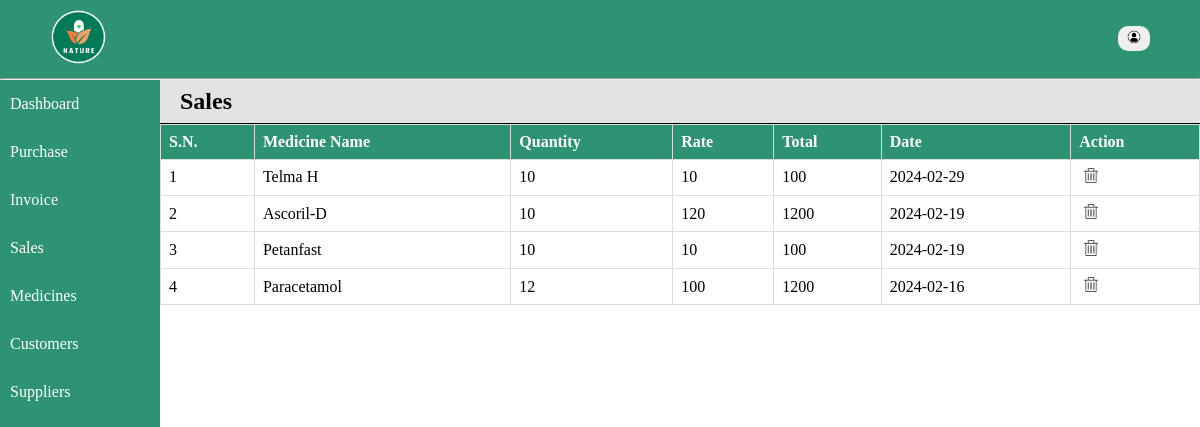
/home/sales.php, run on an earlier commit of the app's database.
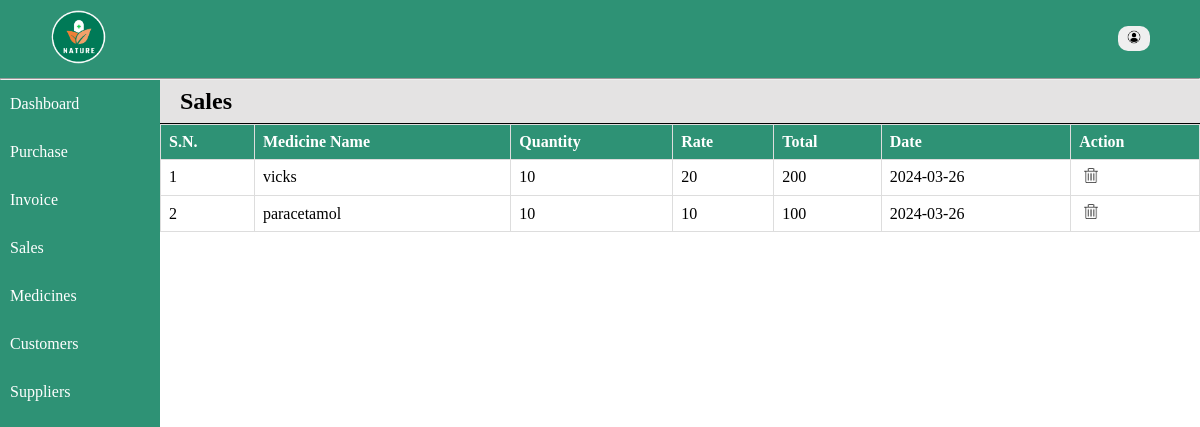
And on a later commit of the database.
### tables this page shows
CREATE TABLE `invoice` (
  `id` int(11) NOT NULL,
  `invoice_no` int(11) NOT NULL,
  `customer_name` varchar(128) NOT NULL,
  `medicine_name` varchar(128) NOT NULL,
  `quantity` int(11) NOT NULL,
  `rate` int(11) NOT NULL,
  `total` int(11) NOT NULL,
  `date` date NOT NULL
);

### includes/database.php (called while the page is built, shortened)
<?php
    function descSelect($conn, $arg, $order) {
        $sql = "select * from $arg order by $order DESC";
        $result = mysqli_query($conn, $sql);
        return $records = mysqli_fetch_all($result, MYSQLI_ASSOC);
    }
?>

### home/sales.php (the view, shortened to what this page needs)
<?php
include "../includes/database.php";
$records = descSelect($conn, 'invoice', 'date');
?>
<!DOCTYPE html>
<html lang="en">
<head>
    <link rel="stylesheet" href="../styles/style.css">
</head>
<body>
<div class="container">
<?php include '../includes/nav.php'; ?>
<div class="main">
    <?php include '../includes/menu.php'; ?>
    <div class="content-wrapper">
        <div class="records sales">
        <h2>Sales</h2>
        <table class="table">
            <tr>
                <th>S.N.</th>
                <th>Medicine Name</th>
                <th>Quantity</th>
                <th>Rate</th>
                <th>Total</th>
                <th>Date</th>
                <th>Action</th>
            </tr>
            <?php if(!empty($records)): ?>
                <?php foreach($records as $key => $record): ?>
                    <tr>
                        <td><?= $key+1; ?></td>
                        <td><?= $record['medicine_name']; ?></td>
                        <td><?= $record['quantity']; ?></td>
                <td><?= $record['rate']; ?></td>
                <td><?= $record['total']; ?></td>
                <td><?= $record['date']; ?></td>
                <td><a href="../includes/delete.php?id= <?= $record['id']; ?>"><img src="../images/delete-icon.png" alt="delete" style="width: 14px;" class="action-btn"></a></td>
                    </tr>
                <?php endforeach; ?>
                <?php endif; ?>
        </table>
        </div>
    </div>
</div>
</body>
</html>

### includes/nav.php (shortened to what this page needs)
<nav id="navbar">
          <a href="home.php"><img src="../images/logo.png" alt="logo" style="width: 60px;"></a>
          <div class="user-info">
              <button id="user-btn"><img src="../images/user.png" alt=""></button>
          </div>
      </nav>
      <hr style="color: #fff;">

### includes/menu.php
<div class="menu">
        <ul id="menu-list">
        <a href="home.php"><li>Dashboard</li></a>
        <a href="purchase.php"><li>Purchase</li></a>
        <a href="invoice.php"><li>Invoice</li></a>
        <a href="sales.php"><li>Sales</li></a>
        <a href="inventory.php"><li>Medicines</li></a>
        <a href="customers.php"><li>Customers</li></a>
        <a href="supplier.php"><li>Suppliers</li></a>
        </ul>
    </div>

### styles/style.css (style rules this page uses)
* { padding: 0; margin: 0; box-sizing: border-box; }
:root { --primary-color: rgba(0, 122, 87, 0.821); --secondary-color: rgba(106, 205, 177, 0.821); }
body { overflow: hidden; }
.container { color: #fff; }
nav { background-color: var(--primary-color); padding: 8px 48px; display: flex; justify-content: space-between; align-items: center; }
a { text-decoration: none; color: #fff; }
.user-info { font-size: 18px; }
.user-info button { margin: 2px 2px; width: 32px; border-radius: 10px; padding: 4px; background-color: none; font-size: 14px; cursor: pointer; border: none; transition: 0.6s; }
.user-info button img { width: 14px; }
#menu-list { float: left; list-style: none; background-color: var(--primary-color); height: 100vh; width: 10em; }
#menu-list li { padding: 15px 10px; }
.main { background: #fff; display: flex; }
.content-wrapper { width: 100%; color: #000; }
.records { width: 100%; color: #000; }
.records h2 { display: block; padding: 8px 20px; border-bottom: 1px solid black; background-color: rgb(228, 227, 227); }
.table { width: 100%; border-collapse: collapse; }
.table tr { width: 100%; }
.table th { padding: 12px 0; text-align: left; background-color: var(--primary-color); color: white; }
.table td, .table th { padding: 8px; border: 1px solid #ddd; }
.action-btn { margin: 0 5px; }
.bill-table td, th { border: 1px solid black; }

What changed in the data, as far as the page shows it:
removed invoice: medicine_name "Telma H", quantity "10", rate "10", total "100", date "2024-02-29"
removed invoice: medicine_name "Ascoril-D", quantity "10", rate "120", total "1200", date "2024-02-19"
removed invoice: medicine_name "Petanfast", quantity "10", rate "10", total "100", date "2024-02-19"
removed invoice: medicine_name "Paracetamol", quantity "12", rate "100", total "1200", date "2024-02-16"
added invoice: medicine_name "vicks", quantity "10", rate "20", total "200", date "2024-03-26"
added invoice: medicine_name "paracetamol", quantity "10", rate "10", total "100", date "2024-03-26"
